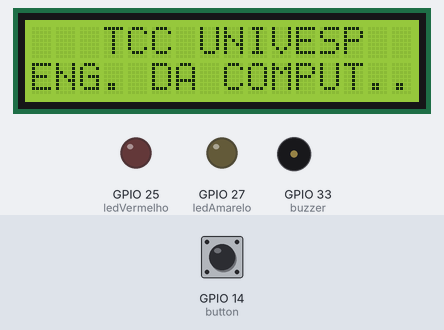
Bench run of a sketch on a simulated ESP32. Shown: 16×2 character LCD, output pins drawn as LEDs (lit = HIGH), buzzer (waves = sounding, pin HIGH). Dashed ring = blinking. The inputs (shaded band) are chosen by the test bench; at power-on: GPIO 14 (button) HIGH.

Above: at 1.2 s.
1.3 s: GPIO 14 (button) pulled LOW for 0.15 s
At 1.54 s:
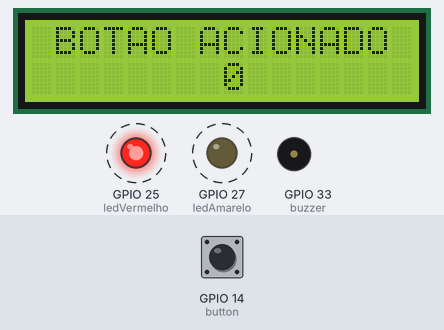
At 1.99 s:
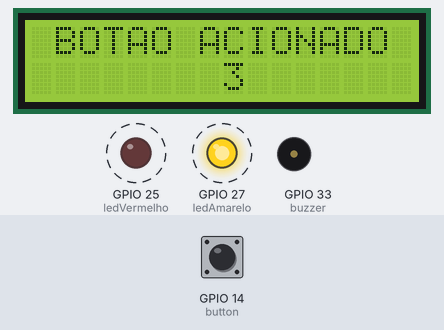
Timing chart, 0 to 8.0 s (numbered marks = the images above; inputs shaded):
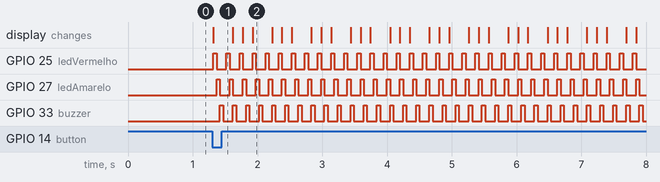

The sketch:

Teste_Led_Buzzer.ino
```cpp
#include <Wire.h>
#include <LiquidCrystal_I2C.h>

LiquidCrystal_I2C lcd(0x27, 16, 2);

int ledAmarelo = 27;
int ledVermelho = 25;
int buzzer = 33;
int button = 14;
int contador = 0;

void setup() {
  pinMode(ledVermelho, OUTPUT);
  pinMode(ledAmarelo, OUTPUT);
  pinMode(buzzer, OUTPUT);
  pinMode(button, INPUT_PULLUP);


 lcd.init();
 lcd.backlight();
 lcd.setCursor(3, 0);
 lcd.print("TCC UNIVESP");
 lcd.setCursor(0, 1);
 lcd.print("ENG. DA COMPUT..");
}

void loop() {

 if(digitalRead(button) == LOW){
  lcd.clear();
  lcd.setCursor(1, 0);

 lcd.print("BOTAO ACIONADO");


    while (contador != 200){
     lcd.setCursor(8, 1);

    lcd.print(contador);
    digitalWrite(ledVermelho, HIGH);
    delay(50);
    digitalWrite(ledVermelho, LOW);
    digitalWrite(ledAmarelo, HIGH);
    delay(50);
    digitalWrite(ledAmarelo, LOW);
    digitalWrite(buzzer, HIGH);
    delay(50);
    digitalWrite(buzzer, LOW);
    delay(50);
    contador++;
    }

    contador =0;

  }


  }
```

Measured:
- after the input at 1.3 s, GPIO 25 (ledVermelho): alternates HIGH for 0.05 s and LOW for 0.15 s, starting at once; GPIO 27 (ledAmarelo): alternates HIGH for 0.05 s and LOW for 0.15 s, starting after 0.07 s; GPIO 33 (buzzer): alternates HIGH for 0.05 s and LOW for 0.15 s, starting after 0.12 s; the display: changes at once (image 1)
